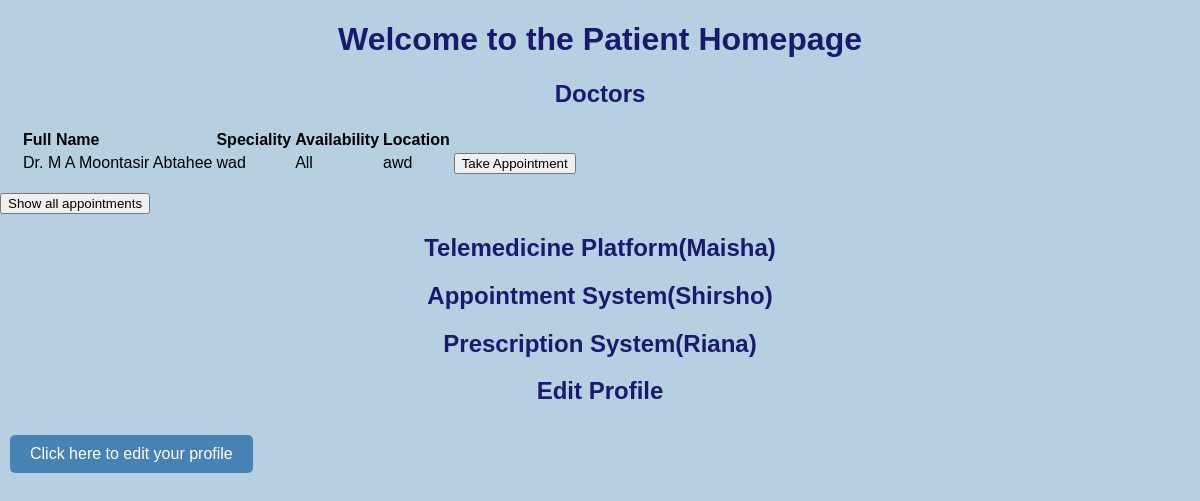
Page /patients/paths123456 (signed in) on the committed database.
### models/profile.py (models this page shows, shortened)
class Profile(db.Model):
    __tablename__ = 'profiles'
    id = db.Column(db.Integer, primary_key=True)
    user_id = db.Column(db.Integer, db.ForeignKey('users.id'), nullable=False)
    first_name = db.Column(db.String(64), nullable=False)
    last_name = db.Column(db.String(64), nullable=False)
    date_of_birth = db.Column(db.Date, nullable=False)
    gender = db.Column(db.String(10), nullable=False)
    address = db.Column(db.String(255), nullable=False)
    doctor = db.relationship('Doctor', backref='profile', uselist=False)
    patient = db.relationship('Patient', backref='profile', uselist=False)

### models/doctor.py (models this page shows, shortened)
class Doctor(db.Model):
    __tablename__ = 'doctors'
    id = db.Column(db.Integer, primary_key=True)
    profile_id = db.Column(db.Integer, db.ForeignKey('profiles.id'), nullable=False)
    specialization = db.Column(db.String(64), nullable=False)
    location = db.Column(db.String(64), nullable=False)
    availability = db.Column(db.String(64), nullable=False)

### views/patient.py (the view)
@patient_bp.route('/patients/<username>', methods=['GET'])
@login_required
def patient(username):
    doctors = Doctor.query.join(Profile).all()
    user = User.query.filter_by(username=username).first()
    return render_template('patient.html', doctors=doctors, user=user)

### views/login.py (called while the page is built)
@login_manager.user_loader
def load_user(user_id):
    return User.query.get(user_id)

### templates/patient.html (shortened to what this page needs)
{% extends "base.html" %}
{% block content %}
    <h1>Welcome to the Patient Homepage</h1>
    <h2>Doctors</h2>
    <ul>
        <table>
                <tr>
                    <th>Full Name</th>
                    <th>Speciality</th>
                    <th>Availability</th>
                    <th>Location</th>
                </tr>
                {% for doctor in doctors %}
                <tr>
                    <td>{{ "Dr. " + doctor.profile.first_name + " " + doctor.profile.last_name}}</td>
                    <td>{{ doctor.specialization }}</td>
                    <td>{{ doctor.availability }}</td>
                    <td>{{ doctor.location }}</td>
               <td>
    <form method="GET" action="{{ url_for('appointment.create_appointment', doctor_id=doctor.id) }}">
        <input type="submit" value="Take Appointment">
    </form>
</td>
                </tr>
            </table>
        {% endfor %}
    </ul>
    <form method="GET" action="{{ url_for('appointment.appointments') }}">
        <input type="submit" value="Show all appointments">
    </form>
    <h2>Telemedicine Platform(Maisha)</h2>
    <h2>Appointment System(Shirsho)</h2>
    <h2>Prescription System(Riana)</h2>
    <h2>Edit Profile</h2>
    <p><a href="{{ url_for('patient.update_patient',username = user.username) }}">Click here to edit your profile</a></p>
{% endblock %}

### static/css/base.css (style rules this page uses)
body { font-family: Arial, sans-serif; margin: 0; padding: 0; background-color: #B6D0E2; color: #000000; }
h1, h2 { color: #191970; text-align: center; }
ul { list-style-type: disc; padding-left: 20px; text-align: left; }
a, .btn { display: inline-block; color: #fff; background-color: #4682B4; padding: 10px 20px; margin: 10px; text-decoration: none; border-radius: 5px; transition: background-color 0.3s ease; }

### rows in the picture
Doctor: specialization "wad", availability "All", location "awd"
Profile: first_name+last_name "Dr. M A Moontasir Abtahee"
